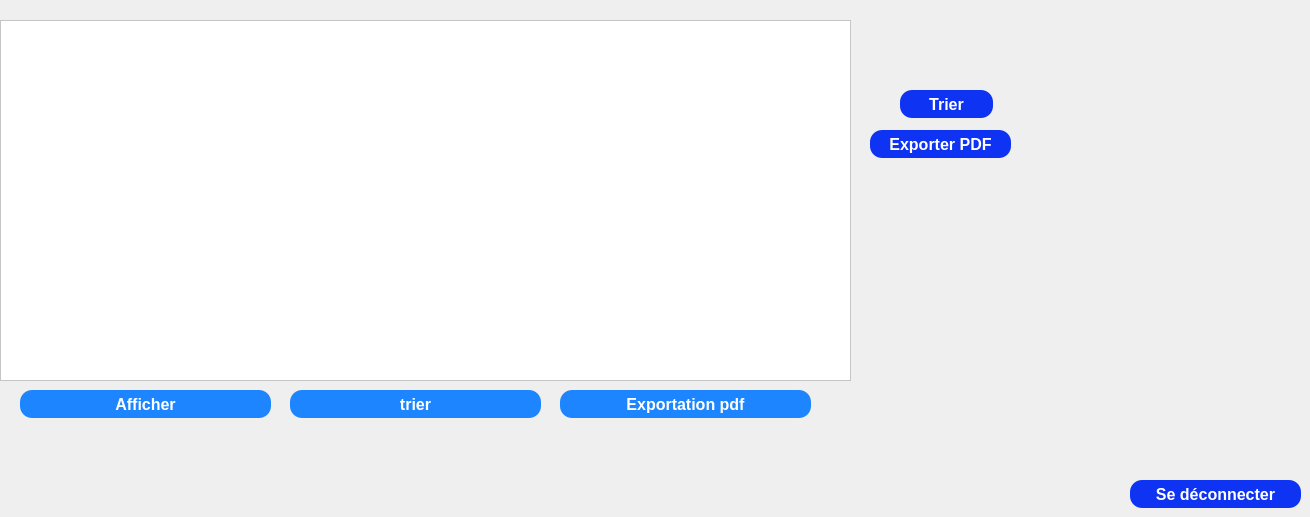
      <widget class="QWidget" name="tab_18">
       <attribute name="title">
        <string>Afficher</string>
       </attribute>
       <widget class="QTableView" name="tab_4">
        <property name="geometry">
         <rect>
          <x>0</x>
          <y>20</y>
          <width>851</width>
          <height>361</height>
         </rect>
        </property>
        <property name="styleSheet">
         <string notr="true">background-color: white;</string>
        </property>
       </widget>
       <widget class="QPushButton" name="pushButton_36">
        <property name="geometry">
         <rect>
          <x>870</x>
          <y>130</y>
          <width>141</width>
          <height>28</height>
         </rect>
        </property>
        <property name="styleSheet">
         <string notr="true">QPushButton{
	padding: 0px 16px;


width: 86px;
height: 48px;
left: 1996px;
top: 64px;

/* Blue/50 */
background: #0E33F2;
border-radius: 12px;


/* Button */

width: 54px;
height: 24px;

font-family: 'Inter';
font-style: normal;
font-weight: 800;
font-size: 16px;
line-height: 24px;
/* identical to box height, or 150% */

/* Base/100 */
color: #FFFFFF;
}

QPushButton:hover{
	padding: 0px 16px;


width: 86px;
height: 48px;
left: 1996px;
top: 64px;

/* Blue/50 */
background: #0B28C2;
border-radius: 12px;


/* Button */

width: 54px;
height: 24px;

font-family: 'Inter';
font-style: normal;
font-weight: 800;
font-size: 16px;
line-height: 24px;
/* identical to box height, or 150% */

/* Base/100 */
color: #FFFFFF;
}


QPushButton:pressed{
	padding: 0px 16px;


width: 86px;
height: 48px;
left: 1996px;
top: 64px;

/* Blue/50 */
background: #081E91;
border-radius: 12px;


/* Button */

width: 54px;
height: 24px;

font-family: 'Inter';
font-style: normal;
font-weight: 800;
font-size: 16px;
line-height: 24px;
/* identical to box height, or 150% */

/* Base/100 */
color: #FFFFFF;
}</string>
        </property>
        <property name="text">
         <string>Exporter PDF</string>
        </property>
       </widget>
       <widget class="QPushButton" name="pushButton_37">
        <property name="geometry">
         <rect>
          <x>900</x>
          <y>90</y>
          <width>93</width>
          <height>28</height>
         </rect>
        </property>
        <property name="minimumSize">
         <size>
          <width>93</width>
          <height>28</height>
         </size>
        </property>
        <property name="styleSheet">
         <string notr="true">QPushButton{
	padding: 0px 16px;


width: 86px;
height: 48px;
left: 1996px;
top: 64px;

/* Blue/50 */
background: #0E33F2;
border-radius: 12px;


/* Button */

width: 54px;
height: 24px;

font-family: 'Inter';
font-style: normal;
font-weight: 800;
font-size: 16px;
line-height: 24px;
/* identical to box height, or 150% */

/* Base/100 */
color: #FFFFFF;
}

QPushButton:hover{
	padding: 0px 16px;


width: 86px;
height: 48px;
left: 1996px;
top: 64px;

/* Blue/50 */
background: #0B28C2;
border-radius: 12px;


/* Button */

width: 54px;
height: 24px;

font-family: 'Inter';
font-style: normal;
font-weight: 800;
font-size: 16px;
line-height: 24px;
/* identical to box height, or 150% */

/* Base/100 */
color: #FFFFFF;
}


QPushButton:pressed{
	padding: 0px 16px;


width: 86px;
height: 48px;
left: 1996px;
top: 64px;

/* Blue/50 */
background: #081E91;
border-radius: 12px;


/* Button */

width: 54px;
height: 24px;

font-family: 'Inter';
font-style: normal;
font-weight: 800;
font-size: 16px;
line-height: 24px;
/* identical to box height, or 150% */

/* Base/100 */
color: #FFFFFF;
}</string>
        </property>
        <property name="text">
         <string>Trier</string>
        </property>
       </widget>
       <widget class="QPushButton" name="logoutButton_4">
        <property name="geometry">
         <rect>
          <x>1130</x>
          <y>480</y>
          <width>171</width>
          <height>28</height>
         </rect>
        </property>
        <property name="styleSheet">
         <string notr="true">QPushButton{
	padding: 0px 16px;


width: 86px;
height: 48px;
left: 1996px;
top: 64px;

/* Blue/50 */
background: #0E33F2;
border-radius: 12px;


/* Button */

width: 54px;
height: 24px;

font-family: 'Inter';
font-style: normal;
font-weight: 800;
font-size: 16px;
line-height: 24px;
/* identical to box height, or 150% */

/* Base/100 */
color: #FFFFFF;
}

QPushButton:hover{
	padding: 0px 16px;


width: 86px;
height: 48px;
left: 1996px;
top: 64px;

/* Blue/50 */
background: #0B28C2;
border-radius: 12px;


/* Button */

width: 54px;
height: 24px;

font-family: 'Inter';
font-style: normal;
font-weight: 800;
font-size: 16px;
line-height: 24px;
/* identical to box height, or 150% */

/* Base/100 */
color: #FFFFFF;
}


QPushButton:pressed{
	padding: 0px 16px;


width: 86px;
height: 48px;
left: 1996px;
top: 64px;

/* Blue/50 */
background: #081E91;
border-radius: 12px;


/* Button */

width: 54px;
height: 24px;

font-family: 'Inter';
font-style: normal;
font-weight: 800;
font-size: 16px;
line-height: 24px;
/* identical to box height, or 150% */

/* Base/100 */
color: #FFFFFF;
}</string>
        </property>
        <property name="text">
         <string>Se déconnecter</string>
        </property>
       </widget>
       <widget class="QPushButton" name="pushButton_38">
        <property name="geometry">
         <rect>
          <x>20</x>
          <y>390</y>
          <width>251</width>
          <height>28</height>
         </rect>
        </property>
        <property name="sizePolicy">
         <sizepolicy hsizetype="Preferred" vsizetype="Preferred">
          <horstretch>0</horstretch>
          <verstretch>0</verstretch>
         </sizepolicy>
        </property>
        <property name="minimumSize">
         <size>
          <width>93</width>
          <height>28</height>
         </size>
        </property>
        <property name="styleSheet">
         <string notr="true">QPushButton{
	padding: 0px 16px;


width: 86px;
height: 48px;
left: 1996px;
top: 64px;

/* Blue/50 */
background: rgb(28,133,255);
border-radius: 12px;


/* Button */

width: 54px;
height: 24px;

font-family: 'Inter';
font-style: normal;
font-weight: 800;
font-size: 16px;
line-height: 24px;
/* identical to box height, or 150% */

/* Base/100 */
color: white;
font: 87 8.5pt &quot;Segoe UI Black&quot;;
}

QPushButton:hover{
	padding: 0px 16px;


width: 86px;
height: 48px;
left: 1996px;
top: 64px;

/* Blue/50 */
background: #0B28C2;
border-radius: 12px;


/* Button */

width: 54px;
height: 24px;

font-family: 'Inter';
font-style: normal;
font-weight: 800;
font-size: 16px;
line-height: 24px;
/* identical to box height, or 150% */

/* Base/100 */
color: white;
}


QPushButton:pressed{
	padding: 0px 16px;


width: 86px;
height: 48px;
left: 1996px;
top: 64px;

/* Blue/50 */
background: #081E91;
border-radius: 12px;


/* Button */

width: 54px;
height: 24px;

font-family: 'Inter';
font-style: normal;
font-weight: 800;
font-size: 16px;
line-height: 24px;
/* identical to box height, or 150% */

/* Base/100 */
color: white;
}

</string>
        </property>
        <property name="text">
         <string>Afficher</string>
        </property>
       </widget>
       <widget class="QPushButton" name="pushButton_39">
        <property name="geometry">
         <rect>
          <x>290</x>
          <y>390</y>
          <width>251</width>
          <height>28</height>
         </rect>
        </property>
        <property name="sizePolicy">
         <sizepolicy hsizetype="Preferred" vsizetype="Preferred">
          <horstretch>0</horstretch>
          <verstretch>0</verstretch>
         </sizepolicy>
        </property>
        <property name="minimumSize">
         <size>
          <width>93</width>
          <height>28</height>
         </size>
        </property>
        <property name="styleSheet">
         <string notr="true">QPushButton{
	padding: 0px 16px;


width: 86px;
height: 48px;
left: 1996px;
top: 64px;

/* Blue/50 */
background: rgb(28,133,255);
border-radius: 12px;


/* Button */

width: 54px;
height: 24px;

font-family: 'Inter';
font-style: normal;
font-weight: 800;
font-size: 16px;
line-height: 24px;
/* identical to box height, or 150% */

/* Base/100 */
color: white;
font: 87 8.5pt &quot;Segoe UI Black&quot;;
}

QPushButton:hover{
	padding: 0px 16px;


width: 86px;
height: 48px;
left: 1996px;
top: 64px;

/* Blue/50 */
background: #0B28C2;
border-radius: 12px;


/* Button */

width: 54px;
height: 24px;

font-family: 'Inter';
font-style: normal;
font-weight: 800;
font-size: 16px;
line-height: 24px;
/* identical to box height, or 150% */

/* Base/100 */
color: white;
}


QPushButton:pressed{
	padding: 0px 16px;


width: 86px;
height: 48px;
left: 1996px;
top: 64px;

/* Blue/50 */
background: #081E91;
border-radius: 12px;


/* Button */

width: 54px;
height: 24px;

font-family: 'Inter';
font-style: normal;
font-weight: 800;
font-size: 16px;
line-height: 24px;
/* identical to box height, or 150% */

/* Base/100 */
color: white;
}

</string>
        </property>
        <property name="text">
         <string>trier</string>
        </property>
       </widget>
       <widget class="QPushButton" name="pushButton_40">
        <property name="geometry">
         <rect>
          <x>560</x>
          <y>390</y>
          <width>251</width>
          <height>28</height>
         </rect>
        </property>
        <property name="sizePolicy">
         <sizepolicy hsizetype="Preferred" vsizetype="Preferred">
          <horstretch>0</horstretch>
          <verstretch>0</verstretch>
         </sizepolicy>
        </property>
        <property name="minimumSize">
         <size>
          <width>93</width>
          <height>28</height>
         </size>
        </property>
        <property name="styleSheet">
         <string notr="true">QPushButton{
	padding: 0px 16px;


width: 86px;
height: 48px;
left: 1996px;
top: 64px;

/* Blue/50 */
background: rgb(28,133,255);
border-radius: 12px;


/* Button */

width: 54px;
height: 24px;

font-family: 'Inter';
font-style: normal;
font-weight: 800;
font-size: 16px;
line-height: 24px;
/* identical to box height, or 150% */

/* Base/100 */
color: white;
font: 87 8.5pt &quot;Segoe UI Black&quot;;
}

QPushButton:hover{
	padding: 0px 16px;


width: 86px;
height: 48px;
left: 1996px;
top: 64px;

/* Blue/50 */
background: #0B28C2;
border-radius: 12px;


/* Button */

width: 54px;
height: 24px;

font-family: 'Inter';
font-style: normal;
font-weight: 800;
font-size: 16px;
line-height: 24px;
/* identical to box height, or 150% */

/* Base/100 */
color: white;
}


QPushButton:pressed{
	padding: 0px 16px;


width: 86px;
height: 48px;
left: 1996px;
top: 64px;

/* Blue/50 */
background: #081E91;
border-radius: 12px;


/* Button */

width: 54px;
height: 24px;

font-family: 'Inter';
font-style: normal;
font-weight: 800;
font-size: 16px;
line-height: 24px;
/* identical to box height, or 150% */

/* Base/100 */
color: white;
}

</string>
        </property>
        <property name="text">
         <string>Exportation pdf</string>
        </property>
       </widget>
       <widget class="QLabel" name="qrCodeLabel_2">
        <property name="geometry">
         <rect>
          <x>30</x>
          <y>280</y>
          <width>111</width>
          <height>91</height>
         </rect>
        </property>
        <property name="text">
         <string/>
        </property>
       </widget>
      </widget>
